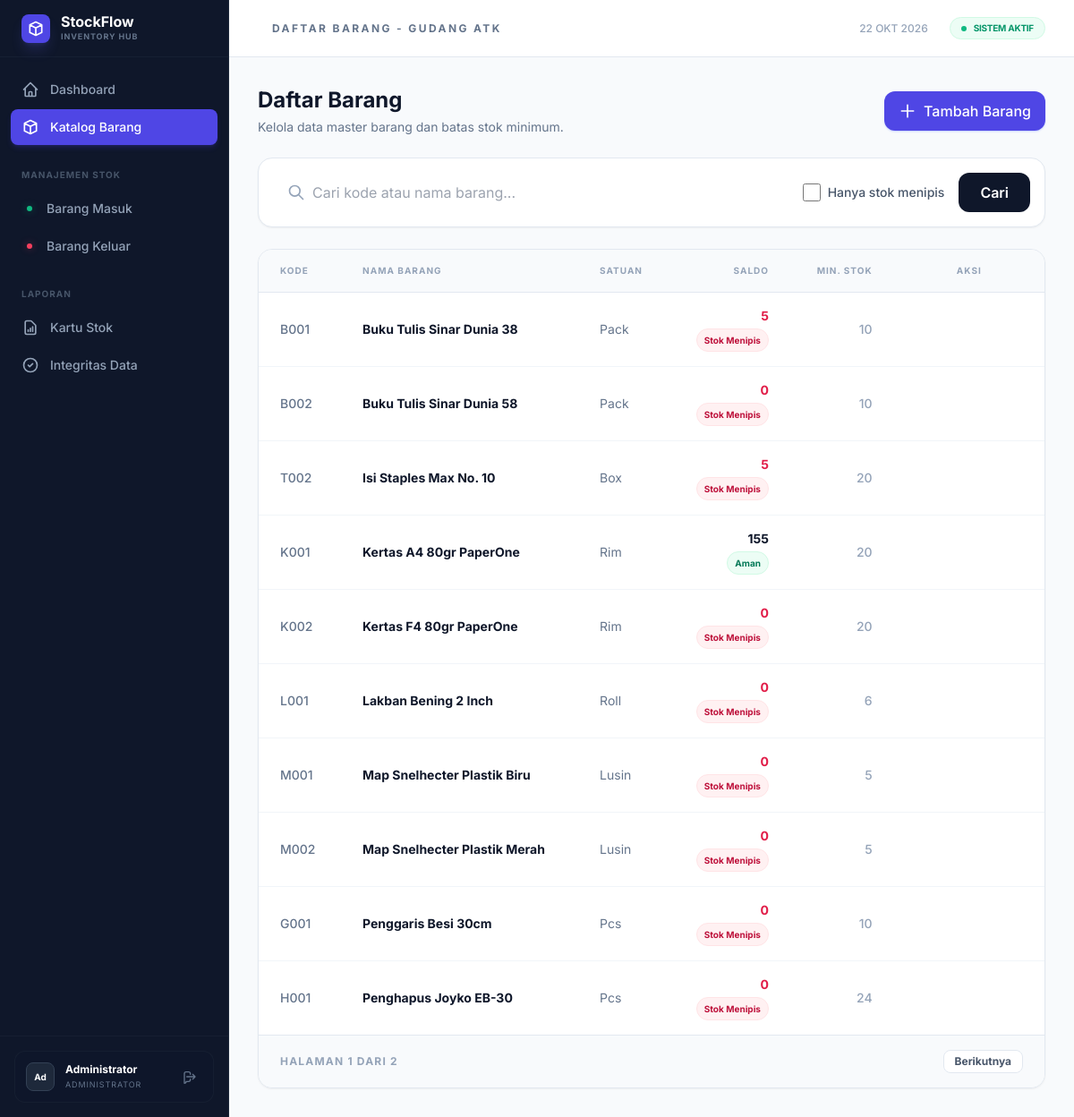
The page /public/items (signed in) on the database its author committed.
### tables this page shows
CREATE TABLE IF NOT EXISTS stock_balances (
    item_id INT PRIMARY KEY,
    saldo INT NOT NULL DEFAULT 0,
    CONSTRAINT chk_saldo_non_negative CHECK (saldo >= 0),
    FOREIGN KEY (item_id) REFERENCES items(id) ON DELETE CASCADE
);

CREATE TABLE IF NOT EXISTS items (
    id INT AUTO_INCREMENT PRIMARY KEY,
    kode VARCHAR(20) NOT NULL UNIQUE,
    nama VARCHAR(100) NOT NULL,
    satuan VARCHAR(20) NOT NULL,
    stok_minimum INT DEFAULT 0,
    is_active TINYINT(1) DEFAULT 1,
    created_at TIMESTAMP DEFAULT CURRENT_TIMESTAMP
);

### app/Controllers/ItemController.php (called while the page is built, shortened)
<?php
class ItemController {
    public function index() {
        $db = Database::getInstance();
        $search = $_GET['q'] ?? '';
        $page = (int)($_GET['page'] ?? 1);
        $perPage = 10;
        $offset = ($page - 1) * $perPage;
        $where = "WHERE (i.nama LIKE ? OR i.kode LIKE ?)";
        $query = "
            SELECT i.*, sb.saldo
            FROM items i
            LEFT JOIN stock_balances sb ON i.id = sb.item_id
            $where
            ORDER BY i.nama ASC
            LIMIT ? OFFSET ?
        ";
        $stmt = $db->prepare($query);
        $stmt->bindValue(1, "%$search%", PDO::PARAM_STR);
        $stmt->bindValue(2, "%$search%", PDO::PARAM_STR);
        $stmt->bindValue(3, $perPage, PDO::PARAM_INT);
        $stmt->bindValue(4, $offset, PDO::PARAM_INT);
        $stmt->execute();
        $items = $stmt->fetchAll();
        $stmtCount = $db->prepare("SELECT COUNT(*) FROM items i LEFT JOIN stock_balances sb ON i.id = sb.item_id $where");
        $stmtCount->execute(["%$search%", "%$search%"]);
        $totalItems = $stmtCount->fetchColumn();
        $totalPages = ceil($totalItems / $perPage);
        $config = require __DIR__ . '/../../app/config.php';
        $baseUrl = $config['app']['base_url'];
        require_once __DIR__ . '/../../views/items/index.php';
        require_once __DIR__ . '/../../views/layout.php';
    }
}

### app/config.php (called while the page is built)
<?php
return [
    'db' => [
        'host' => 'localhost',
        'name' => 'inventory_at',
        'user' => 'root',
        'pass' => '',
        'charset' => 'utf8mb4',
    ],
    'app' => [
        'name' => 'Gudang ATK',
        'base_url' => 'http://localhost/Test-FullstackDev/public',
    ]
];

### app/helpers.php (called while the page is built, shortened)
<?php
function formatNumber($number) {
    return number_format($number, 0, ',', '.');
}
function e($string) {
    return htmlspecialchars($string, ENT_QUOTES, 'UTF-8');
}

### views/items/index.php (the view, shortened to what this page needs)
<div class="space-y-6">
    <div class="flex flex-col md:flex-row md:items-center justify-between gap-4">
        <div>
            <h1 class="text-2xl font-bold text-slate-900">Daftar Barang</h1>
            <p class="text-sm text-slate-500 mt-1">Kelola data master barang dan batas stok minimum.</p>
        </div>
        <a href="<?= e($baseUrl) ?>/items/create" class="inline-flex items-center justify-center bg-indigo-600 hover:bg-indigo-700 text-white rounded-xl px-4 py-2.5 font-medium shadow-sm shadow-indigo-200 transition-all">
            <svg class="w-5 h-5 mr-2" fill="none" viewBox="0 0 24 24" stroke="currentColor"><path stroke-linecap="round" stroke-linejoin="round" stroke-width="2" d="M12 4v16m8-8H4" /></svg>
            Tambah Barang
        </a>
    </div>
    <div class="bg-white rounded-2xl shadow-sm border border-slate-200 p-4">
        <form action="<?= e($baseUrl) ?>/items" method="GET" class="flex flex-col md:flex-row items-center gap-4">
            <div class="flex-1 w-full relative">
                <input type="text" name="q" value="<?= e($search) ?>"
                    class="w-full rounded-xl border-slate-300 pl-11 pr-4 py-2.5 focus:ring-2 focus:ring-indigo-500 focus:border-indigo-500 transition-all"
                    placeholder="Cari kode atau nama barang...">
                <div class="absolute left-4 top-3 text-slate-400">
                    <svg class="w-5 h-5" fill="none" viewBox="0 0 24 24" stroke="currentColor"><path stroke-linecap="round" stroke-linejoin="round" stroke-width="2" d="M21 21l-6-6m2-5a7 7 0 11-14 0 7 7 0 0114 0z" /></svg>
                </div>
            </div>
            <div class="flex items-center space-x-3 w-full md:w-auto">
                <label class="flex items-center space-x-2 cursor-pointer group">
                    <input type="checkbox" name="low_stock" value="1" <?= isset($_GET['low_stock']) && $_GET['low_stock'] == '1' ? 'checked' : '' ?>
                        class="w-5 h-5 rounded-lg border-slate-300 text-indigo-600 focus:ring-indigo-500 transition-all">
                    <span class="text-sm font-medium text-slate-600 group-hover:text-slate-900 transition-colors">Hanya stok menipis</span>
                </label>
            </div>
            <div class="flex items-center space-x-3 w-full md:w-auto">
                <button type="submit" class="flex-1 md:flex-none bg-slate-900 hover:bg-slate-800 text-white rounded-xl px-6 py-2.5 font-semibold transition-all">
                    Cari
                </button>
            </div>
        </form>
    </div>
    <div class="bg-white rounded-2xl shadow-sm border border-slate-200 overflow-hidden">
        <div class="overflow-x-auto">
            <table class="w-full text-left border-collapse">
                <thead>
                    <tr class="bg-slate-50 border-b border-slate-200">
                        <th class="px-6 py-4 text-[10px] font-bold text-slate-400 uppercase tracking-widest">Kode</th>
                        <th class="px-6 py-4 text-[10px] font-bold text-slate-400 uppercase tracking-widest">Nama Barang</th>
                        <th class="px-6 py-4 text-[10px] font-bold text-slate-400 uppercase tracking-widest">Satuan</th>
                        <th class="px-6 py-4 text-[10px] font-bold text-slate-400 uppercase tracking-widest text-right">Saldo</th>
                        <th class="px-6 py-4 text-[10px] font-bold text-slate-400 uppercase tracking-widest text-right">Min. Stok</th>
                        <th class="px-6 py-4 text-[10px] font-bold text-slate-400 uppercase tracking-widest text-center">Aksi</th>
                    </tr>
                </thead>
                <tbody class="divide-y divide-slate-100">
                    <?php if (empty($items)): ?>
                    <tr>
                        <td colspan="6" class="px-6 py-20 text-center">
                            <div class="flex flex-col items-center">
                                <div class="w-16 h-16 bg-slate-50 rounded-full flex items-center justify-center text-slate-200 mb-4">
                                    <svg class="w-8 h-8" fill="none" viewBox="0 0 24 24" stroke="currentColor"><path stroke-linecap="round" stroke-linejoin="round" stroke-width="2" d="M20 7l-8-4-8 4m16 0l-8 4m8-4v10l-8 4m0-10L4 7m8 4v10M4 7v10l8 4" /></svg>
                                </div>
                                <h3 class="text-slate-900 font-bold">Barang Tidak Ditemukan</h3>
                                <p class="text-slate-500 text-sm mt-1">Belum ada data barang atau coba kata kunci lain.</p>
                                <a href="<?= e($baseUrl) ?>/items/create" class="mt-4 text-indigo-600 font-bold text-sm hover:underline">+ Tambah Barang Baru</a>
                            </div>
                        </td>
                    </tr>
                    <?php else: ?>
                        <?php foreach ($items as $item): ?>
                        <tr class="hover:bg-slate-50 transition-colors group">
                            <td class="px-6 py-4 text-sm font-medium text-slate-500"><?= e($item['kode']) ?></td>
                            <td class="px-6 py-4 text-sm font-bold text-slate-900"><?= e($item['nama']) ?></td>
                            <td class="px-6 py-4 text-sm text-slate-500"><?= e($item['satuan']) ?></td>
                            <td class="px-6 py-4 text-sm text-right">
                                <?php
                                $statusClass = 'bg-emerald-50 text-emerald-700 border-emerald-100';
                                $statusText = 'Aman';
                                if ($item['saldo'] < $item['stok_minimum']) {
                                    $statusClass = 'bg-rose-50 text-rose-700 border-rose-100';
                                    $statusText = 'Stok Menipis';
                                } elseif ($item['saldo'] <= 1.5 * $item['stok_minimum']) {
                                    $statusClass = 'bg-amber-50 text-amber-700 border-amber-100';
                                    $statusText = 'Mendekati Minimum';
                                }
                                ?>
                                <div class="flex flex-col items-end">
                                    <span class="font-bold <?= $item['saldo'] < $item['stok_minimum'] ? 'text-rose-600' : 'text-slate-900' ?>">
                                        <?= formatNumber($item['saldo']) ?>
                                    </span>
                                    <span class="inline-flex items-center px-2 py-0.5 rounded-full text-[10px] font-bold border <?= $statusClass ?> mt-1">
                                        <?= $statusText ?>
                                    </span>
                                </div>
                            </td>
                            <td class="px-6 py-4 text-sm text-slate-400 text-right font-medium"><?= formatNumber($item['stok_minimum']) ?></td>
                            <td class="px-6 py-4 text-center">
                            </td>
                        </tr>
                        <?php endforeach; ?>
                    <?php endif; ?>
                </tbody>
            </table>
        </div>
        <?php if ($totalPages > 1): ?>
        <div class="bg-slate-50 px-6 py-4 border-t border-slate-200 flex items-center justify-between">
            <p class="text-xs font-bold text-slate-400 uppercase tracking-widest">Halaman <?= $page ?> dari <?= $totalPages ?></p>
            <div class="flex space-x-2">
                <?php if ($page < $totalPages): ?>
                    <a href="<?= e($baseUrl) ?>/items?page=<?= $page + 1 ?>&q=<?= e($search) ?>" class="px-3 py-1 bg-white border border-slate-200 rounded-lg text-xs font-bold text-slate-600 hover:bg-slate-50 transition-all">Berikutnya</a>
                <?php endif; ?>
            </div>
        </div>
        <?php endif; ?>
    </div>
</div>

### views/layout.php (style rules this page uses)
body { font-family: 'Inter', sans-serif; }

### rows shown on the page
stock_balances: item_id.kode "B001", item_id.nama "Buku Tulis Sinar Dunia 38", item_id.satuan "Pack", saldo "5", saldo.stok_minimum "Stok Menipis", item_id.stok_minimum "10"
stock_balances: item_id.kode "B002", item_id.nama "Buku Tulis Sinar Dunia 58", item_id.satuan "Pack", saldo "0", saldo.stok_minimum "Stok Menipis", item_id.stok_minimum "10"
stock_balances: item_id.kode "T002", item_id.nama "Isi Staples Max No. 10", item_id.satuan "Box", saldo "5", saldo.stok_minimum "Stok Menipis", item_id.stok_minimum "20"
stock_balances: item_id.kode "K001", item_id.nama "Kertas A4 80gr PaperOne", item_id.satuan "Rim", saldo "155", statusText "Aman", item_id.stok_minimum "20"
stock_balances: item_id.kode "K002", item_id.nama "Kertas F4 80gr PaperOne", item_id.satuan "Rim", saldo "0", saldo.stok_minimum "Stok Menipis", item_id.stok_minimum "20"
stock_balances: item_id.kode "L001", item_id.nama "Lakban Bening 2 Inch", item_id.satuan "Roll", saldo "0", saldo.stok_minimum "Stok Menipis", item_id.stok_minimum "6"
stock_balances: item_id.kode "M001", item_id.nama "Map Snelhecter Plastik Biru", item_id.satuan "Lusin", saldo "0", saldo.stok_minimum "Stok Menipis", item_id.stok_minimum "5"
stock_balances: item_id.kode "M002", item_id.nama "Map Snelhecter Plastik Merah", item_id.satuan "Lusin", saldo "0", saldo.stok_minimum "Stok Menipis", item_id.stok_minimum "5"
stock_balances: item_id.kode "G001", item_id.nama "Penggaris Besi 30cm", item_id.satuan "Pcs", saldo "0", saldo.stok_minimum "Stok Menipis", item_id.stok_minimum "10"
stock_balances: item_id.kode "H001", item_id.nama "Penghapus Joyko EB-30", item_id.satuan "Pcs", saldo "0", saldo.stok_minimum "Stok Menipis", item_id.stok_minimum "24"

### other values the page prints
substr(Auth::user()['nama'], 0, 2) "Ad"
Auth::user()['nama'] "Administrator"
$title "DAFTAR BARANG - GUDANG ATK"
$page "1"
$totalPages "2"
